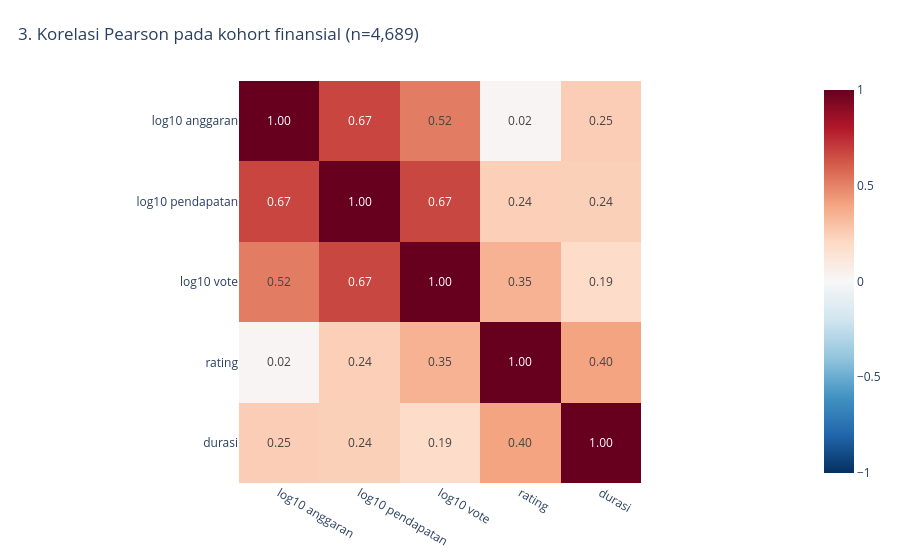

Notebook code for this chart:
### Markdown cell above
### Visualisasi 3: Korelasi numerik
Pearson pada kohort finansial dengan minimal 100 vote. Transformasi log10 untuk anggaran, pendapatan, dan vote mengurangi dominasi skala ekstrem; korelasi bukan bukti sebab-akibat. Runtime dibatasi >0 tanpa membuang film dari kohort utama.

### Code cell
corr_data = financial.filter(pl.col('runtime') > 0).select(
    pl.col('budget').log10().alias('log10 anggaran'),
    pl.col('revenue').log10().alias('log10 pendapatan'),
    pl.col('vote_count').log10().alias('log10 vote'),
    pl.col('vote_average').alias('rating'), pl.col('runtime').alias('durasi')
)
corr = corr_data.corr()
fig3 = px.imshow(corr.to_numpy(), x=corr.columns, y=corr.columns, zmin=-1, zmax=1, color_continuous_scale='RdBu_r', text_auto='.2f', title=f'3. Korelasi Pearson pada kohort finansial (n={corr_data.height:,})')
save_show(fig3, '03_korelasi_numerik')
corr.write_csv(TABLES / 'korelasi.csv')

### Figure 1 — Plotly figure (JSON) as saved in the notebook; plotly's stock layout.template omitted (floating-point values rounded to 4 significant figures)
{"data": [{"coloraxis": "coloraxis", "hovertemplate": "x: %{x}<br>y: %{y}<br>color: %{z}<extra></extra>", "name": "0", "texttemplate": "%{z:.2f}", "type": "heatmap", "x": ["log10 anggaran", "log10 pendapatan", "log10 vote", "rating", "durasi"], "xaxis": "x", "y": ["log10 anggaran", "log10 pendapatan", "log10 vote", "rating", "durasi"], "yaxis": "y", "z": [[1.0, 0.6748, 0.5171, 0.0187, 0.2503], [0.6748, 1.0, 0.6701, 0.2433, 0.2405], [0.5171, 0.6701, 1.0, 0.3536, 0.1901], [0.0187, 0.2433, 0.3536, 1.0, 0.4029], [0.2503, 0.2405, 0.1901, 0.4029, 1.0]]}], "layout": {"coloraxis": {"cmax": 1, "cmin": -1, "colorscale": [[0.0, "rgb(5,48,97)"], [0.1, "rgb(33,102,172)"], [0.2, "rgb(67,147,195)"], [0.3, "rgb(146,197,222)"], [0.4, "rgb(209,229,240)"], [0.5, "rgb(247,247,247)"], [0.6, "rgb(253,219,199)"], [0.7, "rgb(244,165,130)"], [0.8, "rgb(214,96,77)"], [0.9, "rgb(178,24,43)"], [1.0, "rgb(103,0,31)"]]}, "margin": {"b": 70, "t": 80}, "title": {"text": "3. Korelasi Pearson pada kohort finansial (n=4,689)", "x": 0.02}, "xaxis": {"anchor": "y", "constrain": "domain", "domain": [0.0, 1.0], "scaleanchor": "y"}, "yaxis": {"anchor": "x", "autorange": "reversed", "constrain": "domain", "domain": [0.0, 1.0]}}}
